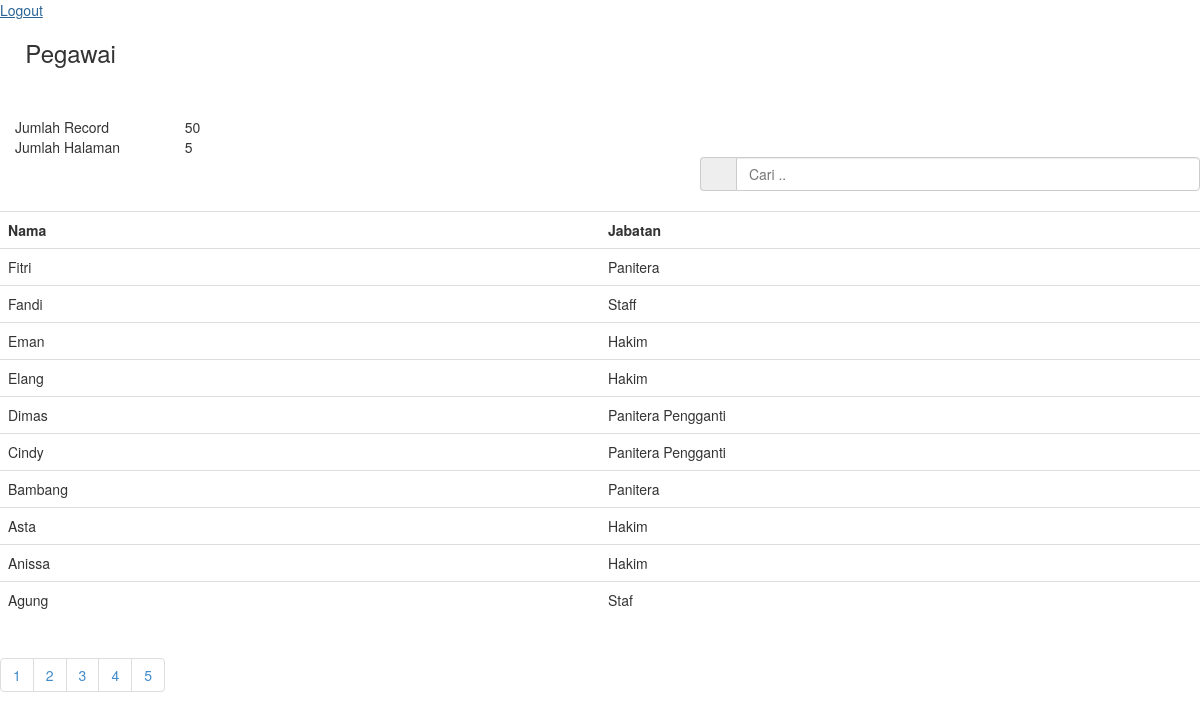
Page /index.php?page=5 (signed in) on the committed database.
### tables this page shows
CREATE TABLE `pegawai` (
  `id` int(5) NOT NULL,
  `nama` varchar(50) NOT NULL,
  `jabatan` varchar(50) NOT NULL
);

### index.php (the view, shortened to what this page needs)
<?php
require 'config.php';
if (isset($_GET["order"])) {
	$order = $_GET["order"];
}else {
	$order ="nama";
}
if (isset ($_GET["sort"])) {
	$sort = $_GET["sort"];
}else {
	$sort = "ASC";
}
$sort == "DESC" ? $sort = "ASC" : $sort = "DESC";
 ?>
<!DOCTYPE html>
<html>
<head>
	<a href="logout.php">Logout</a>
	<link rel="stylesheet" type="text/css" href="css/bootstrap.css">
	<link rel="stylesheet" type="text/css" href="js/jquery-ui/jquery-ui.css">
</head>
<body>
<h3><span class="glyphicon glyphicon-briefcase"></span>  Pegawai</h3>
<br/>
<br/>
<?php
$per_hal=10;
$jumlah_record=mysqli_query($conn, "SELECT * from pegawai");
$jum=$jumlah_record->num_rows;
$halaman=ceil($jum / $per_hal);
$page = (isset($_GET['page'])) ? (int)$_GET['page'] : 1;
$start = ($page - 1) * $per_hal;
?>
<div class="col-md-12">
	<table class="col-md-2">
		<tr>
			<td>Jumlah Record</td>
			<td><?php echo $jum; ?></td>
		</tr>
		<tr>
			<td>Jumlah Halaman</td>
			<td><?php echo $halaman; ?></td>
		</tr>
	</table>
</div>
<form action="" method="get">
	<div class="input-group col-md-5 col-md-offset-7">
		<span class="input-group-addon" id="basic-addon1"><span class="glyphicon glyphicon-search"></span></span>
		<input type="text" class="form-control" placeholder="Cari .." aria-describedby="basic-addon1" name="cari">
	</div>
</form>
<br/>
<table class="table table-hover" id="myTable">
	<tr>
		<th class="col-md-4" id="nama" onclick="sortTable(0)">Nama</th>
		<th class="col-md-4" id="jabatan" onclick="sortTable(0)">Jabatan</th>
	</tr>
	<?php
	if(isset($_GET['cari'])){
		$cari=mysqli_real_escape_string($conn, $_GET['cari']);
		$pgw=mysqli_query($conn, "select * from pegawai where nama like '$cari' or jabatan like '$cari'");
	}else{
		$pgw=mysqli_query($conn, "select * from pegawai order by $order $sort limit $start, $per_hal");
	}
	while($b=mysqli_fetch_array($pgw)){
		?>
		<tr>
			<td><?php echo $b['nama'] ?></td>
			<td><?php echo ($b['jabatan']) ?></td>
		</tr>
		<?php
	}
	?>
	</table>
<ul class="pagination">
			<?php
			for($x=1;$x<=$halaman;$x++){
				?>
				<li><a href="?page=<?php echo $x ?>"><?php echo $x ?></a></li>
				<?php
			}
			?>
		</ul>
</body>
</html>

### rows in the picture
pegawai: nama "Fitri", jabatan "Panitera"
pegawai: nama "Fandi", jabatan "Staff"
pegawai: nama "Eman", jabatan "Hakim"
pegawai: nama "Elang", jabatan "Hakim"
pegawai: nama "Dimas", jabatan "Panitera Pengganti"
pegawai: nama "Cindy", jabatan "Panitera Pengganti"
pegawai: nama "Bambang", jabatan "Panitera"
pegawai: nama "Asta", jabatan "Hakim"
pegawai: nama "Anissa", jabatan "Hakim"
pegawai: nama "Agung", jabatan "Staf"

### other values in the picture
$jum "50"
$halaman "5"
